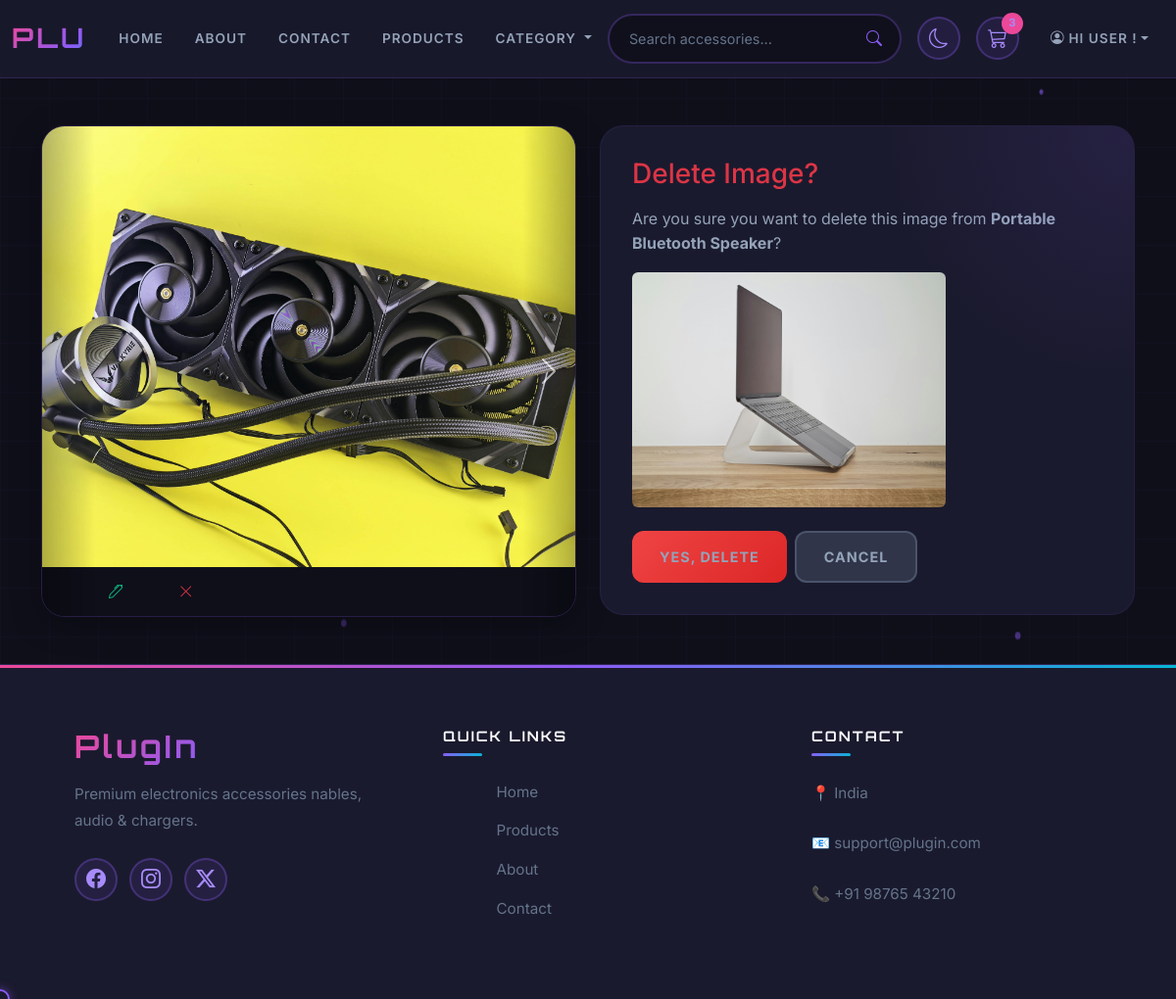
The page /products/image/del/2 on the database its author committed.
### products/models.py (models this page shows, shortened)
class ProductImage(models.Model):
    img = models.ImageField(upload_to='product/images/', blank=True, null=True)
    video = models.FileField(upload_to='products/videos', blank=True, null=True)
    caption = models.CharField(max_length=200, blank=True)
    product = models.ForeignKey(Product,
                                on_delete=models.CASCADE,
                                related_name='images')
    created_at = models.DateTimeField(auto_now_add=True)
    updated_at = models.DateTimeField(auto_now=True)

class Product(models.Model):
    title = models.CharField(max_length=224)
    desc = models.CharField(max_length=400)
    price = models.DecimalField(max_digits=10, decimal_places=2)
    stock = models.PositiveIntegerField(null=False,blank=False,default=0)
    thumbnail = models.ImageField(upload_to='products/thumbnails')
    discount = models.DecimalField(
        max_digits=5,
        decimal_places=2,
        blank=True, null=True)
    created_at = models.DateTimeField(auto_now_add=True)
    updated_at = models.DateTimeField(auto_now=True)

### products/views.py (the view, shortened to what this page needs)
# urls.py: path('image/del/<int:pk>',DeleteProductImage.as_view(), name='del_pro_image'),
class DeleteProductImage(DeleteView):
    model = ProductImage
    template_name = 'products/image_del.html'
    context_object_name = 'image'
    def get_context_data(self, **kwargs):
        context = super().get_context_data(**kwargs)
        context['product'] = self.object.product
        return context

### templates/products/image_del.html (shortened to what this page needs)
{% extends 'base/base.html' %}
{% block content %}
<section id="product-detail-section" class="container py-5">
    <div class="row g-4 align-items-start">
        <div class="col-lg-6">
            {% include 'products/includes/productImageCarousel.html' %}
        </div>
        <div class="col-lg-6">
            <div class="product-info">
                <h3 class="text-danger mb-3">
                    Delete Image?
                </h3>
                <p class="mb-3">
                    Are you sure you want to delete this image from
                    <strong>{{ image.product.title }}</strong>?
                </p>
                <img src="{{ image.img.url }}"
                     class="img-fluid rounded mb-4"
                     style="max-height: 240px; object-fit: contain;"
                     alt="Image to delete">
                <form method="post">
                    <div class="d-flex gap-2">
                        <button type="submit" class="btn btn-danger">
                            Yes, Delete
                        </button>
                        <a href="{% url 'product_details' image.product.pk %}"
                           class="btn btn-secondary">
                            Cancel
                        </a>
                    </div>
                </form>
            </div>
        </div>
    </div>
</section>
{% endblock %}

### templates/products/includes/productImageCarousel.html (shortened to what this page needs)
<div id="productImageCarousel" class="carousel slide product-carousel" data-bs-ride="carousel">
    {% if product.images.filter.exists %}
    <div class="carousel-inner">
        {% for media in product.images.all %}
        {% if media.img %}
        <div class="carousel-item {% if forloop.first %}active{% endif %}">
            <img src="{{ media.img.url }}" class="d-block w-100" alt="{{ media.caption }}">
            <div class="carousel-actions edit-del-btn">
                <a href="{% url 'edit_pro_image' media.pk %}" class="btn btn-light edit">
                    <i class="bi bi-pen"></i>
                </a>
                <a href="{% url 'del_pro_image' media.pk %}" class="btn btn-light delete text-danger">
                    <i class="bi bi-x-lg"></i>
                </a>
            </div>
        </div>
        {% endif %}
        {% endfor %}
    </div>
    <button class="carousel-control-prev" type="button" data-bs-target="#productImageCarousel" data-bs-slide="prev">
        <span class="carousel-control-prev-icon"></span>
    </button>
    <button class="carousel-control-next" type="button" data-bs-target="#productImageCarousel" data-bs-slide="next">
        <span class="carousel-control-next-icon"></span>
    </button>
    {% endif %}
</div>

### static/css/style.css (style rules this page uses)
:root { --primary-color: #8b5cf6; --primary-dark: #7c3aed; --primary-light: #a78bfa; --accent-cyan: #06b6d4; --accent-pink: #ec4899; --accent-green: #10b981; --accent-orange: #f97316; --accent-red: #ef4444; --bg-dark: #0f0f1a; --bg-card: #1a1a2e; --bg-card-hover: #252542; --text-primary: #f8fafc; --text-secondary: #94a3b8; --text-muted: #64748b; --gradient-primary: linear-gradient(135deg, #8b5cf6 0%, #06b6d4 100%); --gradient-glow: linear-gradient(135deg, #ec4899 0%, #8b5cf6 50%, #06b6d4 100%); --gradient-dark: linear-gradient(180deg, #1a1a2e 0%, #0f0f1a 100%); --shadow-glow-purple: 0 0 20px rgba(139, 92, 246, 0.4); --shadow-glow-cyan: 0 0 20px rgba(6, 182, 212, 0.4); --shadow-card: 0 8px 32px rgba(0, 0, 0, 0.3); --radius-sm: 0.5rem; --radius: 0.75rem; --radius-md: 1rem; --radius-lg: 1.5rem; --radius-xl: 2rem; --radius-full: 9999px; --transition-fast: 0.15s cubic-bezier(0.4, 0, 0.2, 1); --transition: 0.3s cubic-bezier(0.4, 0, 0.2, 1); --transition-slow: 0.5s cubic-bezier(0.4, 0, 0.2, 1); --transition-bounce: 0.5s cubic-bezier(0.68, -0.55, 0.265, 1.55); --font-sans: 'Inter', -apple-system, BlinkMacSystemFont, 'Segoe UI', Roboto, sans-serif; --font-display: 'Orbitron', 'Inter', sans-serif; }
*, *::before, *::after { box-sizing: border-box; margin: 0; padding: 0; }
html { scroll-behavior: smooth; font-size: 16px; }
body { font-family: var(--font-sans); font-size: 1rem; line-height: 1.6; color: var(--text-secondary); background: var(--bg-dark); min-height: 100vh; overflow-x: hidden; position: relative; }
body::before { content: ''; position: fixed; top: 0; left: 0; width: 100%; height: 100%; background-image: linear-gradient(rgba(139, 92, 246, 0.03) 1px, transparent 1px), linear-gradient(90deg, rgba(139, 92, 246, 0.03) 1px, transparent 1px); background-size: 50px 50px; pointer-events: none; z-index: -1; animation: gridMove 20s linear infinite; }
a { color: var(--primary-light); text-decoration: none; transition: all var(--transition-fast); }
img { max-width: 100%; height: auto; }
.btn { display: inline-flex; align-items: center; justify-content: center; gap: 0.5rem; font-weight: 700; font-size: 0.9rem; text-transform: uppercase; letter-spacing: 1px; padding: 0.875rem 1.75rem; border-radius: var(--radius); transition: all var(--transition-bounce); border: none; position: relative; overflow: hidden; }
.edit-del-btn { margin-left: 40px !important; position: relative !important; }
.edit { background: none !important; color: var(--accent-green) !important; }
.delete { background: none !important; position: absolute; }
.btn::before { content: ''; position: absolute; top: 0; left: -100%; width: 100%; height: 100%; background: linear-gradient(90deg, transparent, rgba(255, 255, 255, 0.2), transparent); transition: all var(--transition-slow); }
.btn-danger { background: linear-gradient(135deg, #ef4444 0%, #dc2626 100%); color: var(--white); }
.btn-secondary { background: rgba(100, 116, 139, 0.3); border: 2px solid rgba(100, 116, 139, 0.5); color: var(--text-secondary); }
.product-info { padding: 2rem; background: var(--bg-card); border: 1px solid rgba(139, 92, 246, 0.1); border-radius: var(--radius-lg); position: relative; overflow: hidden; }
.product-info::before { content: ''; position: absolute; top: -50%; right: -50%; width: 100%; height: 100%; background: radial-gradient(circle, rgba(139, 92, 246, 0.1) 0%, transparent 70%); pointer-events: none; }
.carousel { border-radius: var(--radius-lg); overflow: hidden; border: 1px solid rgba(139, 92, 246, 0.2); box-shadow: var(--shadow-card); }
.carousel-item { background: var(--bg-dark); }
.carousel-item img { width: 100%; height: 450px; object-fit: cover; padding: 0; }
.carousel-control-prev, .carousel-control-next { width: 10%; opacity: 0.6; transition: all var(--transition); background: linear-gradient(90deg, rgba(0, 0, 0, 0.5) 0%, transparent 100%); }
.carousel-control-next { background: linear-gradient(-90deg, rgba(0, 0, 0, 0.5) 0%, transparent 100%); }
.carousel-control-prev-icon, .carousel-control-next-icon { filter: drop-shadow(0 0 10px var(--primary-color)); }
.mb-4 { margin-bottom: 1.5rem; }
.d-flex { display: flex; }
.w-100 { width: 100%; }

### rows shown on the page
ProductImage: img (picture)
ProductImage: product "Portable Bluetooth Speaker", img (picture)
